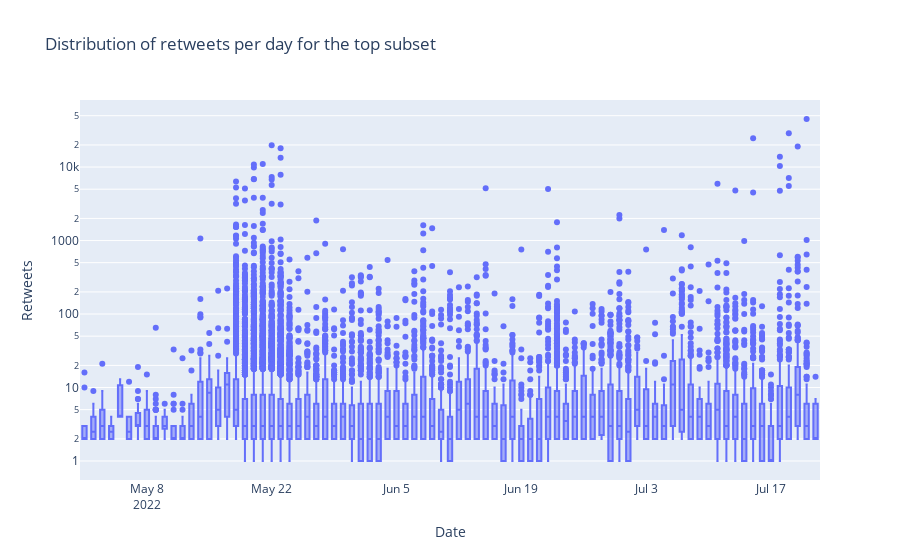

Notebook source saved alongside this figure:
### Markdown cell above
## Retweets Distribution
Distribution of retweets per day for the top subset

### Code cell
top_retweeted = tweets.sort_values(by=["retweets"], ascending=False)[0:int(len(tweets)*0.05)].sort_index()
retweets = top_retweeted.groupby([pd.Grouper(key="timestamp", freq="D")])["retweets"].apply(list).reset_index().explode("retweets").fillna(0)
fig = px.box(retweets, 
             x="timestamp",
             y="retweets",
             title='Distribution of retweets per day for the top subset',
             labels={
                "timestamp": "Date",
                "retweets": "Retweets"
                },
                log_y=True
                )

fig.write_image(os.path.join(full_export_dir, "retweet_distribution.png"))
fig.show()

### Figure 1 — Plotly figure (JSON) as saved in the notebook; plotly's stock layout.template omitted (floating-point values rounded to 4 significant figures; data arrays with more than 128 entries replaced by an {"elided": "..."} marker saying what was removed)
{"data": [{"alignmentgroup": "True", "hovertemplate": "Date=%{x}<br>Retweets=%{y}<extra></extra>", "legendgroup": "", "marker": {"color": "#636efa"}, "name": "", "notched": false, "offsetgroup": "", "orientation": "v", "showlegend": false, "type": "box", "x": {"elided": "19747 str values"}, "x0": " ", "xaxis": "x", "y": {"elided": "19747 int values"}, "y0": " ", "yaxis": "y"}], "layout": {"boxmode": "group", "legend": {"tracegroupgap": 0}, "title": {"text": "Distribution of retweets per day for the top subset"}, "xaxis": {"anchor": "y", "domain": [0, 1], "title": {"text": "Date"}}, "yaxis": {"anchor": "x", "domain": [0, 1], "title": {"text": "Retweets"}, "type": "log"}}}
